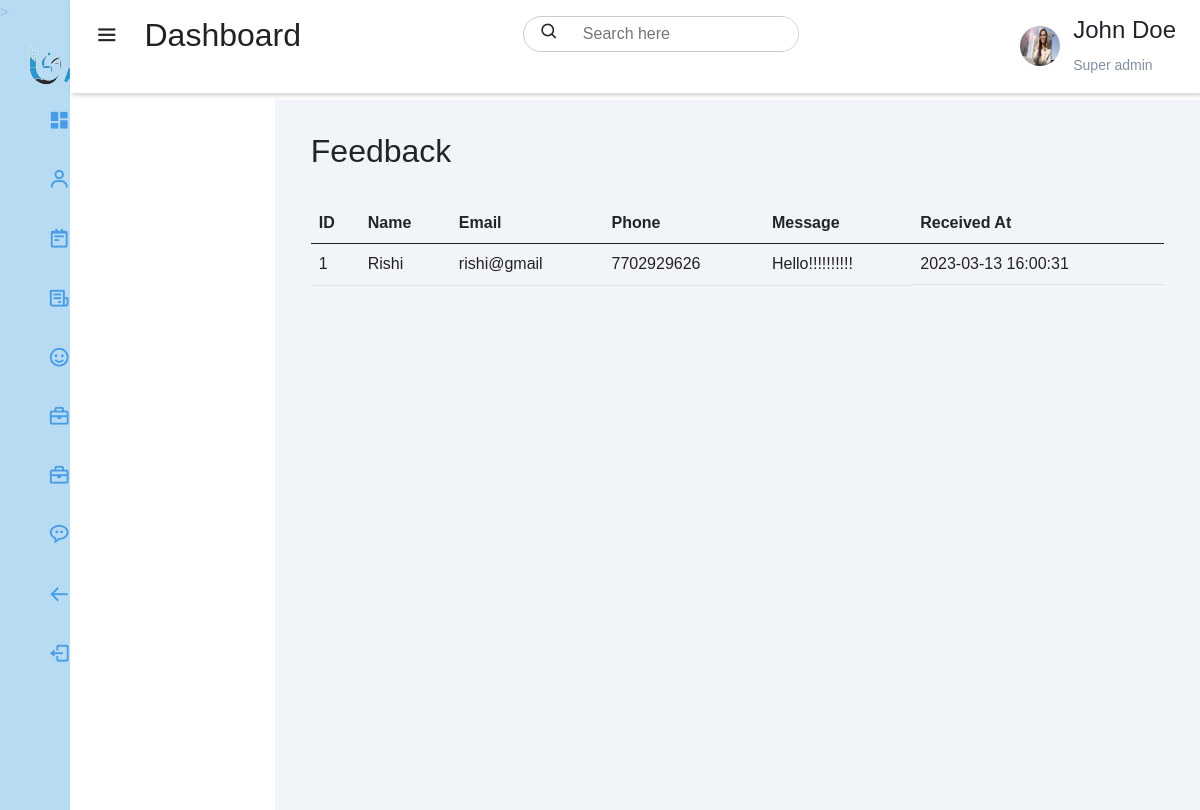
/admin-panel/feedbacks/index.php (signed in), run on the app's committed database.
### tables this page shows
CREATE TABLE `feedbacks` (
  `id` int(11) NOT NULL,
  `name` text DEFAULT NULL,
  `email` text DEFAULT NULL,
  `phone` text DEFAULT NULL,
  `message` text DEFAULT NULL,
  `time` datetime NOT NULL DEFAULT current_timestamp()
);

### admin-panel/feedbacks/index.php (the view, shortened to what this page needs)
<?php
    if($_SESSION['id'] == true){
?>
<!DOCTYPE html>
<html lang="en">
<head>
    <link rel="stylesheet" href="../../css/admin.css">>
    <link rel="stylesheet" href="https://unicons.iconscout.com/release/v4.0.0/css/line.css">
    <link href='https://unpkg.com/boxicons@2.1.4/css/boxicons.min.css' rel='stylesheet'>
    <link href="https://cdn.jsdelivr.net/npm/bootstrap@5.0.2/dist/css/bootstrap.min.css" rel="stylesheet">
</head>
<body>
   <div class="sidebar">
    <div class="slider-brand">
    </div>
    <div class="sidebar-menu">
        <ul>
            <li>
                <a href="../admin.php"><span><i class='bx bxs-dashboard'></i></span>
                <span>Dashboard</span></a>
            </li>
            <li>
                <a href="#"><span><i class='bx bx-user'></i></span>
                <span>Customers</span></a>
            </li>
            <li>
                <a href="../gallery/index.php"><span><i class='bx bx-notepad'></i></span>
                <span>Gallery</span></a>
            </li>
            <li>
                <a href="#"><span><i class='bx bx-receipt'></i></span>
                <span>Orders</span></a>
            </li>
            <li>
                <a href="../employees/index.php"><span><i class='bx bx-smile'></i></span>
                <span>Employees</span></a>
            </li>
            <li>
                <a href="../servicetypes/index.php"><span><i class='bx bx-briefcase'></i></span>
                <span>Services</span></a>
            </li>
            <li>
                <a href="../servicegallery/index.php"><span><i class='bx bx-briefcase'></i></span>
                <span>Services Gallery</span></a>
            </li>
            <li>
                <a href="../feedbacks/index.php"><span><i class='bx bx-message-rounded-dots'></i></span>
                <span>Feedback</span></a>
            </li>
            <li>
                <a href="../../index.php"><span><i class='bx bx-arrow-back'></i></span>
                <span>Back to home</span></a>
            </li>
            <li>
                <a href="../../logout.php"><span><i class='bx bx-log-out'></i></span>
                <span>Logout</span></a>
            </li>
        </ul>
    </div>
   </div>
   <div class="main-content">
    <header>
        <h2>
            <label for="nav-toggle">
                <span><i class='bx bx-menu' ></i></span>
            </label>
            Dashboard
        </h2>
        <div class="search-wrapper">
            <span><i class='bx bx-search'></i></span>
            <input type="search" placeholder="Search here">
        </div>
        <div class="user-wrapper">
            <img src="../images/profile-3.jpeg" width="40px" height="40px">
            <div>
                <h4>John Doe</h4>
                <small>Super admin</small>
            </div>
        </div>
    </header>
    </div>
    <main>
    <div class="container">
        <h2>Feedback</h2>
        <br>
        <table class="table">
            <thead>
                <tr>
                    <th>ID</th>
                    <th>Name</th>
                    <th>Email</th>
                    <th>Phone</th>
                    <th>Message</th>
                    <th>Received At</th>
                </tr>
            </thead>
            <tbody>
                <?php
                require_once('../config.php');
                $sql = "SELECT * FROM feedbacks";
                $result = mysqli_query($db,$sql);
                while($row = $result->fetch_assoc()){
                    echo "
                    <tr>
                        <td>$row[id]</td>
                        <td>$row[name]</td>
                        <td>$row[email]</td>
                        <td>$row[phone]</td>
                        <td>$row[message]</td>
                        <td>$row[time]</td>
                    </tr>
                    ";
                }
                ?>
            </tbody>
        </table>
    </div>
    </main>
</body>
</html>
<?php
    }
    else{
        header("Location: ../../index.php");
    }
?>

### css/admin.css (style rules this page uses)
* { padding: 0; margin: 0; box-sizing: border-box; list-style: none; text-decoration: none; font-family: 'Poppins', sans-serif; }
:root { --main-color: rgba(175, 214, 243, 0.878); --color-dark: #1d2231; --text-grey: #8390a2; }
.sidebar { width:345px; position: fixed; left:0; top:0; height:100%; background: var(--main-color); z-index: 100; transition: width 300ms; }
.slider-brand { height:90px; padding: 2rem 0rem 2rem 3rem; color:white; }
.sidebar-menu { margin-top: 1rem; }
.sidebar-menu li { width:100%; margin-bottom: 1.6rem; padding-left: 1.2rem; }
.sidebar-menu a { padding-left: 1rem; display: block; color:#489be5; font-size: 1rem; text-decoration: none; }
.sidebar-menu a span:first-child { font-size: 1.4rem; padding-right: 1rem; }
.main-content { transition: margin-left 300ms; margin-left: 345px; }
header { background: #fff; display: flex; justify-content: space-between; padding: 1rem 1.5rem; box-shadow: 2px 2px 5px rgba(0,0,0,0.2); position: fixed; left:345px; width:calc(100% - 345px); top:0; z-index:100; transition: left 300ms; }
header h2 { color:#222; }
header label span i { font-size: 1.6rem; padding-right: 1rem; margin-top: 2px; }
.search-wrapper { border: 1px solid #ccc; border-radius: 30px; height:36px; display: flex; align-items: center; overflow-x: hidden; }
.search-wrapper span { display: inline-block; padding: 0rem 1rem; font-size: 1.2rem; }
.search-wrapper input { height:100%; padding: .5rem; border:none; outline:none; }
.user-wrapper { display: flex; align-items: center; }
.user-wrapper img { border-radius: 50%; margin-right: 0.8rem; }
.user-wrapper small { display: inline-block; color:var(--text-grey); }
main { margin-top: 76px; padding: 2rem 1.5rem; background: #f1f5f9; min-height: calc(100vh - 90px); }
table { border-collapse: collapse; }
thead tr { border-top:1px solid #f0f0f0; border-bottom:1px solid #f0f0f0; }
td { padding: .5rem 1rem; font-size: 1rem; color:#222; }
tr td:last-child { display: flex; align-items: center; }
@media (max-width:1200px) { .sidebar { width:70px; } }
@media (max-width:1200px) { .sidebar .slider-brand, .sidebar li { padding-left: 1rem; text-align: center; } }
@media (max-width:1200px) { .sidebar li a { padding-left: 0rem; } }
@media (max-width:1200px) { .main-content { margin-left:70px; } }
@media (max-width:1200px) { .main-content header { width:calc(100% - 70px); left:70px; } }

### admin-panel/feedbacks/index.php (style rules this page uses)
main { margin-top: 76px; padding: 2rem 1.5rem; min-height: calc(100vh - 90px); margin-left:22.9%; }
a { text-decoration:none; }

### data on the page
feedbacks: id "1", name "Rishi", email "rishi@gmail", phone "7702929626", message "Hello!!!!!!!!!!", time "2023-03-13 16:00:31"
